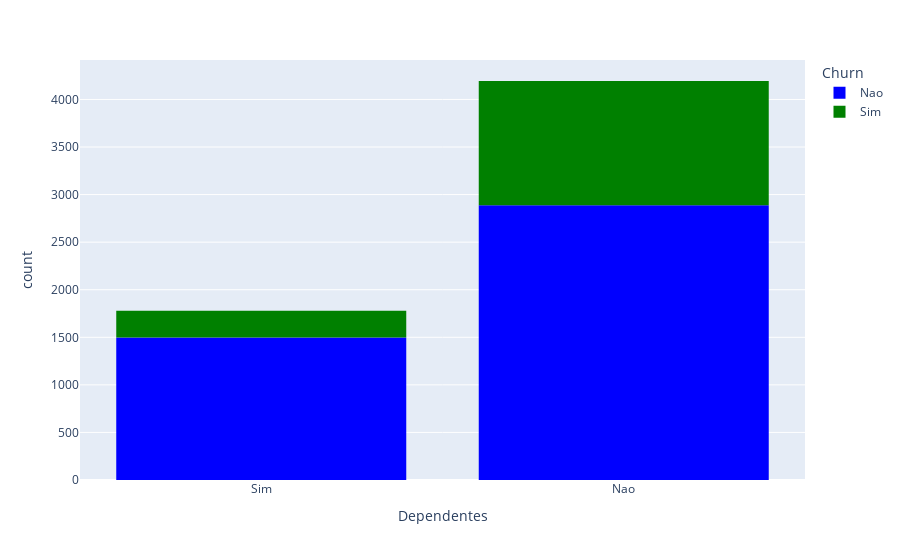

Notebook source saved alongside this figure:
### Code cell
# Passo 4: Análise inicial

# Etapa 1, criar o gráfico
# grafico = px.histogram(tabela, coluna)
# grafico de histograma (conta valores)

grafico = px.histogram(table, x="Dependentes")
# Mostra o grafico da coluna Dependentes

grafico2 = px.histogram(table, x="Dependentes", color="Churn")
# Mostra o grafico da coluna Dependentes em relação a coluna Churn

# Posso estilizar as cores ,color_discrete_sequence=["blue", "green"]

# Etapa 2, exibir o gráfico
grafico2.show()

### Figure 1 — Plotly figure (JSON) as saved in the notebook; plotly's stock layout.template omitted (floating-point values rounded to 4 significant figures; data arrays with more than 128 entries replaced by an {"elided": "..."} marker saying what was removed)
{"data": [{"alignmentgroup": "True", "bingroup": "x", "hovertemplate": "Churn=Nao<br>Dependentes=%{x}<br>count=%{y}<extra></extra>", "legendgroup": "Nao", "marker": {"color": "blue", "pattern": {"shape": ""}}, "name": "Nao", "offsetgroup": "Nao", "orientation": "v", "showlegend": true, "type": "histogram", "x": {"elided": "4387 str values"}, "xaxis": "x", "yaxis": "y"}, {"alignmentgroup": "True", "bingroup": "x", "hovertemplate": "Churn=Sim<br>Dependentes=%{x}<br>count=%{y}<extra></extra>", "legendgroup": "Sim", "marker": {"color": "green", "pattern": {"shape": ""}}, "name": "Sim", "offsetgroup": "Sim", "orientation": "v", "showlegend": true, "type": "histogram", "x": {"elided": "1587 str values"}, "xaxis": "x", "yaxis": "y"}], "layout": {"barmode": "relative", "legend": {"title": {"text": "Churn"}, "tracegroupgap": 0}, "margin": {"t": 60}, "xaxis": {"anchor": "y", "domain": [0, 1], "title": {"text": "Dependentes"}}, "yaxis": {"anchor": "x", "domain": [0, 1], "title": {"text": "count"}}}}
